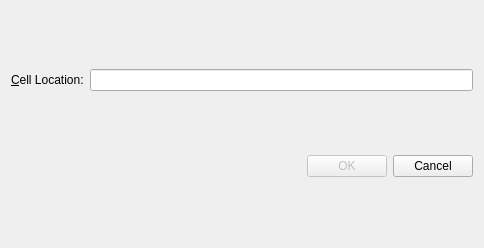
<?xml version="1.0" encoding="UTF-8"?>
<ui version="4.0">
 <class>GoToCellDialog</class>
 <widget class="QWidget" name="GoToCellDialog">
  <property name="geometry">
   <rect>
    <x>0</x>
    <y>0</y>
    <width>484</width>
    <height>248</height>
   </rect>
  </property>
  <property name="windowTitle">
   <string>Go to Cell</string>
  </property>
  <layout class="QVBoxLayout">
   <item>
    <layout class="QHBoxLayout">
     <item>
      <widget class="QLabel" name="label">
       <property name="text">
        <string>&amp;Cell Location:</string>
       </property>
       <property name="buddy">
        <cstring>lineEdit</cstring>
       </property>
      </widget>
     </item>
     <item>
      <widget class="QLineEdit" name="lineEdit"/>
     </item>
    </layout>
   </item>
   <item>
    <layout class="QHBoxLayout">
     <item>
      <spacer>
       <property name="orientation">
        <enum>Qt::Horizontal</enum>
       </property>
       <property name="sizeHint" stdset="0">
        <size>
         <width>40</width>
         <height>20</height>
        </size>
       </property>
      </spacer>
     </item>
     <item>
      <widget class="QPushButton" name="okButton">
       <property name="enabled">
        <bool>false</bool>
       </property>
       <property name="text">
        <string>OK</string>
       </property>
       <property name="default">
        <bool>true</bool>
       </property>
      </widget>
     </item>
     <item>
      <widget class="QPushButton" name="cancelButton">
       <property name="text">
        <string>Cancel</string>
       </property>
      </widget>
     </item>
    </layout>
   </item>
  </layout>
 </widget>
 <tabstops>
  <tabstop>lineEdit</tabstop>
  <tabstop>okButton</tabstop>
  <tabstop>cancelButton</tabstop>
 </tabstops>
 <resources/>
 <connections/>
</ui>
